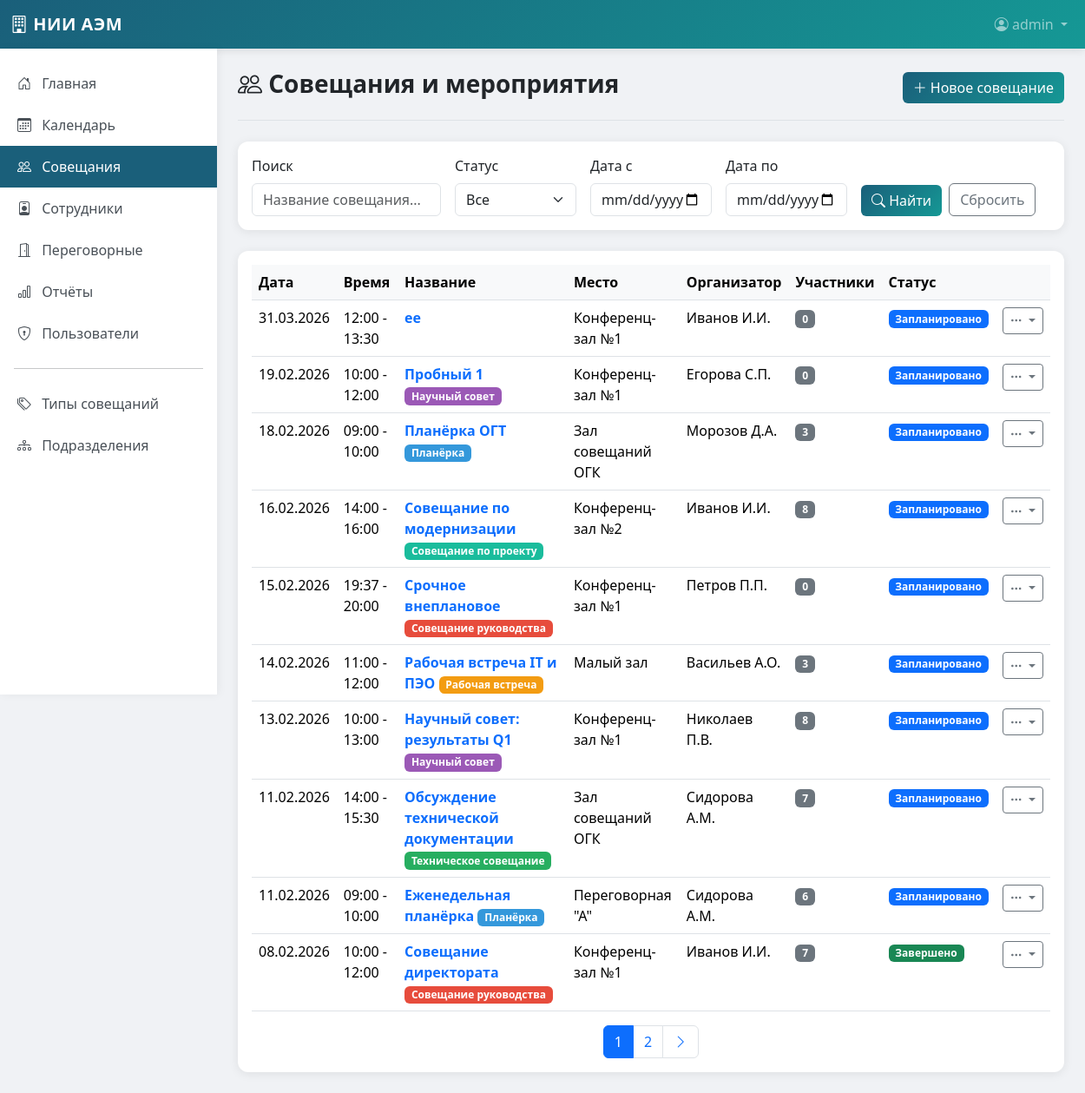
Screenshot of /meetings/ (signed in) with the database file from the repository.
### app/models.py (models this page shows, shortened)
class User(UserMixin, db.Model):
    id = db.Column(db.Integer, primary_key=True)
    username = db.Column(db.String(64), unique=True, nullable=False, index=True)
    email = db.Column(db.String(120), unique=True, nullable=False, index=True)
    password_hash = db.Column(db.String(256))
    role = db.Column(db.String(20), default='user')  # admin, manager, user
    employee_id = db.Column(db.Integer, db.ForeignKey('employee.id'), nullable=True)
    is_active = db.Column(db.Boolean, default=True)  # True = активен, False = заблокирован
    created_at = db.Column(db.DateTime, default=lambda: datetime.now(timezone.utc))
    employee = db.relationship('Employee', backref='user_account', uselist=False)
    def is_admin(self):
        return self.role == 'admin'

class Meeting(db.Model):
    id = db.Column(db.Integer, primary_key=True)
    title = db.Column(db.String(300), nullable=False)
    description = db.Column(db.Text)
    agenda = db.Column(db.Text)  # Повестка дня
    date = db.Column(db.Date, nullable=False, index=True)
    start_time = db.Column(db.Time, nullable=False)
    end_time = db.Column(db.Time, nullable=False)
    type_id = db.Column(db.Integer, db.ForeignKey('meeting_type.id'))
    room_id = db.Column(db.Integer, db.ForeignKey('room.id'))
    organizer_id = db.Column(db.Integer, db.ForeignKey('employee.id'), nullable=False)
    status = db.Column(db.String(20), default='planned')  # planned, ongoing, completed, cancelled
    is_recurring = db.Column(db.Boolean, default=False)
    recurrence_pattern = db.Column(db.String(50))  # weekly, monthly, etc.
    created_at = db.Column(db.DateTime, default=lambda: datetime.now(timezone.utc))
    updated_at = db.Column(db.DateTime, default=lambda: datetime.now(timezone.utc),
                           onupdate=lambda: datetime.now(timezone.utc))
    participants = db.relationship('Employee', secondary=meeting_participants,
                                  backref=db.backref('meetings', lazy='dynamic'))
    protocol = db.relationship('Protocol', backref='meeting', uselist=False)
    @property
    def status_display(self):
        statuses = {
            'planned': 'Запланировано',
            'ongoing': 'Проводится',
            'completed': 'Завершено',
            'cancelled': 'Отменено'
        }
        return statuses.get(self.status, self.status)

class Room(db.Model):
    id = db.Column(db.Integer, primary_key=True)
    name = db.Column(db.String(100), nullable=False)
    building = db.Column(db.String(100))
    floor = db.Column(db.Integer)
    room_number = db.Column(db.String(20))
    capacity = db.Column(db.Integer, default=10)
    has_projector = db.Column(db.Boolean, default=False)
    has_video_conf = db.Column(db.Boolean, default=False)
    has_whiteboard = db.Column(db.Boolean, default=True)
    description = db.Column(db.Text)
    is_active = db.Column(db.Boolean, default=True)
    meetings = db.relationship('Meeting', backref='room', lazy='dynamic')

class Employee(db.Model):
    id = db.Column(db.Integer, primary_key=True)
    last_name = db.Column(db.String(100), nullable=False)
    first_name = db.Column(db.String(100), nullable=False)
    middle_name = db.Column(db.String(100))
    position = db.Column(db.String(200), nullable=False)
    department_id = db.Column(db.Integer, db.ForeignKey('department.id'))
    email = db.Column(db.String(120), unique=True)
    phone = db.Column(db.String(20))
    office = db.Column(db.String(20))
    is_active = db.Column(db.Boolean, default=True)
    created_at = db.Column(db.DateTime, default=lambda: datetime.now(timezone.utc))
    organized_meetings = db.relationship('Meeting', backref='organizer', lazy='dynamic',
                                        foreign_keys='Meeting.organizer_id')
    @property
    def short_name(self):
        result = f'{self.last_name} {self.first_name[0]}.'
        if self.middle_name:
            result += f'{self.middle_name[0]}.'
        return result

class MeetingType(db.Model):
    id = db.Column(db.Integer, primary_key=True)
    name = db.Column(db.String(100), nullable=False)
    color = db.Column(db.String(7), default='#3788d8')  # HEX цвет для календаря
    description = db.Column(db.Text)
    meetings = db.relationship('Meeting', backref='meeting_type', lazy='dynamic')

### app/routes/meetings.py (the view)
@bp.route('/')
@login_required
def index():
    page = request.args.get('page', 1, type=int)
    status = request.args.get('status', '')
    date_from = request.args.get('date_from', '')
    date_to = request.args.get('date_to', '')
    search = request.args.get('search', '').strip()
    query = Meeting.query
    if status:
        query = query.filter(Meeting.status == status)
    try:  # Fix #7
        if date_from:
            query = query.filter(Meeting.date >= datetime.strptime(date_from, '%Y-%m-%d').date())
        if date_to:
            query = query.filter(Meeting.date <= datetime.strptime(date_to, '%Y-%m-%d').date())
    except ValueError:
        flash('Некорректный формат даты', 'warning')
    if search:
        safe_search = _escape_like(search)  # Fix #2
        query = query.filter(Meeting.title.ilike(f'%{safe_search}%', escape='\\'))
    meetings = query.order_by(Meeting.date.desc(), Meeting.start_time.desc()).paginate(
        page=page, per_page=10, error_out=False
    )
    return render_template('meetings/index.html', meetings=meetings)

### app/templates/meetings/index.html (shortened to what this page needs)
{% extends "base.html" %}
{% block content %}
<div class="page-header d-flex justify-content-between align-items-center">
    <h1><i class="bi bi-people"></i> Совещания и мероприятия</h1>
    <a href="{{ url_for('meetings.create') }}" class="btn btn-primary">
        <i class="bi bi-plus-lg"></i> Новое совещание
    </a>
</div>
<div class="card mb-4">
    <div class="card-body">
        <form method="GET" class="row g-3">
            <div class="col-md-3">
                <label class="form-label">Поиск</label>
                <input type="text" class="form-control" name="search"
                       value="{{ request.args.get('search', '') }}" placeholder="Название совещания...">
            </div>
            <div class="col-md-2">
                <label class="form-label">Статус</label>
                <select class="form-select" name="status">
                    <option value="">Все</option>
                </select>
            </div>
            <div class="col-md-2">
                <label class="form-label">Дата с</label>
                <input type="date" class="form-control" name="date_from"
                       value="{{ request.args.get('date_from', '') }}">
            </div>
            <div class="col-md-2">
                <label class="form-label">Дата по</label>
                <input type="date" class="form-control" name="date_to"
                       value="{{ request.args.get('date_to', '') }}">
            </div>
            <div class="col-md-3 d-flex align-items-end">
                <button type="submit" class="btn btn-primary me-2">
                    <i class="bi bi-search"></i> Найти
                </button>
                <a href="{{ url_for('meetings.index') }}" class="btn btn-outline-secondary">Сбросить</a>
            </div>
        </form>
    </div>
</div>
<div class="card">
    <div class="card-body">
        {% if meetings.items %}
        <div class="table-responsive">
            <table class="table table-hover">
                <thead>
                    <tr>
                        <th>Дата</th>
                        <th>Время</th>
                        <th>Название</th>
                        <th>Место</th>
                        <th>Организатор</th>
                        <th>Участники</th>
                        <th>Статус</th>
                        <th></th>
                    </tr>
                </thead>
                <tbody>
                    {% for meeting in meetings.items %}
                    <tr class="{{ 'table-secondary' if meeting.status == 'cancelled' }}">
                        <td>{{ meeting.date.strftime('%d.%m.%Y') }}</td>
                        <td>{{ meeting.start_time.strftime('%H:%M') }} - {{ meeting.end_time.strftime('%H:%M') }}</td>
                        <td>
                            <a href="{{ url_for('meetings.view', id=meeting.id) }}" class="text-decoration-none fw-semibold">
                                {{ meeting.title }}
                            </a>
                            {% if meeting.meeting_type %}
                            <span class="badge" style="background-color: {{ meeting.meeting_type.color }}">
                                {{ meeting.meeting_type.name }}
                            </span>
                            {% endif %}
                        </td>
                        <td>{{ meeting.room.name if meeting.room else '-' }}</td>
                        <td>{{ meeting.organizer.short_name if meeting.organizer else '-' }}</td>
                        <td>
                            <span class="badge bg-secondary">{{ meeting.participants|length }}</span>
                        </td>
                        <td>
                            <span class="badge bg-{{ 'success' if meeting.status == 'completed' else 'warning' if meeting.status == 'ongoing' else 'secondary' if meeting.status == 'cancelled' else 'primary' }}">
                                {{ meeting.status_display }}
                            </span>
                        </td>
                        <td>
                            <div class="dropdown">
                                <button class="btn btn-sm btn-outline-secondary dropdown-toggle" type="button"
                                        data-bs-toggle="dropdown">
                                    <i class="bi bi-three-dots"></i>
                                </button>
                            </div>
                        </td>
                    </tr>
                    {% endfor %}
                </tbody>
            </table>
        </div>
        {% if meetings.pages > 1 %}
        <nav aria-label="Навигация по страницам">
            <ul class="pagination justify-content-center mb-0">
                {% for page_num in meetings.iter_pages(left_edge=1, right_edge=1, left_current=2, right_current=2) %}
                    {% if page_num %}
                    <li class="page-item {{ 'active' if page_num == meetings.page }}">
                        <a class="page-link" href="{{ url_for('meetings.index', page=page_num, **dict(request.args|items|rejectattr(0, 'equalto', 'page'))) }}">
                            {{ page_num }}
                        </a>
                    </li>
                    {% else %}
                    <li class="page-item disabled"><span class="page-link">...</span></li>
                    {% endif %}
                {% endfor %}
                {% if meetings.has_next %}
                <li class="page-item">
                    <a class="page-link" href="{{ url_for('meetings.index', page=meetings.next_num, **dict(request.args|items|rejectattr(0, 'equalto', 'page'))) }}">
                        <i class="bi bi-chevron-right"></i>
                    </a>
                </li>
                {% endif %}
            </ul>
        </nav>
        {% endif %}
        {% endif %}
    </div>
</div>
{% endblock %}

### app/templates/base.html (shortened to what this page needs)
<!DOCTYPE html>
<html lang="ru">
<head>
    <link href="https://cdn.jsdelivr.net/npm/bootstrap@5.3.2/dist/css/bootstrap.min.css" rel="stylesheet">
    <link href="https://cdn.jsdelivr.net/npm/bootstrap-icons@1.11.1/font/bootstrap-icons.css" rel="stylesheet">
    <link href="https://cdn.jsdelivr.net/npm/fullcalendar@6.1.10/index.global.min.css" rel="stylesheet">
</head>
<body>
    <nav class="navbar navbar-expand-lg navbar-dark">
        <div class="container-fluid">
            <a class="navbar-brand" href="{{ url_for('main.index') }}">
                <i class="bi bi-building"></i> НИИ АЭМ
            </a>
            <div class="collapse navbar-collapse" id="navbarNav">
                <ul class="navbar-nav ms-auto">
                    {% if current_user.is_authenticated %}
                    <li class="nav-item dropdown">
                        <a class="nav-link dropdown-toggle" href="#" id="userDropdown" role="button"
                           data-bs-toggle="dropdown" aria-expanded="false">
                            <i class="bi bi-person-circle"></i> {{ current_user.username }}
                        </a>
                    </li>
                    {% endif %}
                </ul>
            </div>
        </div>
    </nav>
    <div class="d-flex">
        {% if current_user.is_authenticated %}
        <nav class="sidebar d-none d-md-block">
            <ul class="nav flex-column">
                <li class="nav-item">
                    <a class="nav-link {{ 'active' if request.endpoint == 'main.index' }}"
                       href="{{ url_for('main.index') }}">
                        <i class="bi bi-house-door"></i> Главная
                    </a>
                </li>
                <li class="nav-item">
                    <a class="nav-link {{ 'active' if request.endpoint == 'main.calendar' }}"
                       href="{{ url_for('main.calendar') }}">
                        <i class="bi bi-calendar3"></i> Календарь
                    </a>
                </li>
                <li class="nav-item">
                    <a class="nav-link {{ 'active' if 'meetings' in request.endpoint }}"
                       href="{{ url_for('meetings.index') }}">
                        <i class="bi bi-people"></i> Совещания
                    </a>
                </li>
                <li class="nav-item">
                    <a class="nav-link {{ 'active' if 'employees' in request.endpoint }}"
                       href="{{ url_for('employees.index') }}">
                        <i class="bi bi-person-badge"></i> Сотрудники
                    </a>
                </li>
                <li class="nav-item">
                    <a class="nav-link {{ 'active' if 'rooms' in request.endpoint }}"
                       href="{{ url_for('rooms.index') }}">
                        <i class="bi bi-door-open"></i> Переговорные
                    </a>
                </li>
                <li class="nav-item">
                    <a class="nav-link {{ 'active' if 'reports' in request.endpoint }}"
                       href="{{ url_for('reports.index') }}">
                        <i class="bi bi-bar-chart"></i> Отчёты
                    </a>
                </li>
                {% if current_user.is_admin() %}
                <li class="nav-item">
                    <a class="nav-link {{ 'active' if 'admin' in request.endpoint }}"
                       href="{{ url_for('admin.users') }}">
                        <i class="bi bi-shield-lock"></i> Пользователи
                    </a>
                </li>
                {% endif %}
                <hr class="mx-3">
                <li class="nav-item">
                    <a class="nav-link" href="{{ url_for('meetings.types') }}">
                        <i class="bi bi-tags"></i> Типы совещаний
                    </a>
                </li>
                <li class="nav-item">
                    <a class="nav-link" href="{{ url_for('employees.departments') }}">
                        <i class="bi bi-diagram-3"></i> Подразделения
                    </a>
                </li>
            </ul>
        </nav>
        {% endif %}
        <main class="main-content flex-grow-1">
            {% block content %}{% endblock %}
        </main>
    </div>
</body>
</html>

### rows the page displays
User: username "admin"
Meeting: date "31.03.2026", start_time "12:00", end_time "13:30", title "ее", room "Конференц-зал №1", organizer "Иванов И.И.", participants|length "0", status_display "Запланировано"
Meeting: date "19.02.2026", start_time "10:00", end_time "12:00", title "Пробный 1", meeting_type.name "Научный совет", room "Конференц-зал №1", organizer "Егорова С.П.", participants|length "0", status_display "Запланировано"
Meeting: date "18.02.2026", start_time "09:00", end_time "10:00", title "Планёрка ОГТ", meeting_type.name "Планёрка", room "Зал совещаний ОГК", organizer "Морозов Д.А.", participants|length "3", status_display "Запланировано"
Meeting: date "16.02.2026", start_time "14:00", end_time "16:00", title "Совещание по модернизации", meeting_type.name "Совещание по проекту", room "Конференц-зал №2", organizer "Иванов И.И.", participants|length "8", status_display "Запланировано"
Meeting: date "15.02.2026", start_time "19:37", end_time "20:00", title "Срочное внеплановое", meeting_type.name "Совещание руководства", room "Конференц-зал №1", organizer "Петров П.П.", participants|length "0", status_display "Запланировано"
Meeting: date "14.02.2026", start_time "11:00", end_time "12:00", title "Рабочая встреча IT и ПЭО", meeting_type.name "Рабочая встреча", room "Малый зал", organizer "Васильев А.О.", participants|length "3", status_display "Запланировано"
Meeting: date "13.02.2026", start_time "10:00", end_time "13:00", title "Научный совет: результаты Q1", meeting_type.name "Научный совет", room "Конференц-зал №1", organizer "Николаев П.В.", participants|length "8", status_display "Запланировано"
Meeting: date "11.02.2026", start_time "14:00", end_time "15:30", title "Обсуждение технической документации", meeting_type.name "Техническое совещание", room "Зал совещаний ОГК", organizer "Сидорова А.М.", participants|length "7", status_display "Запланировано"
Meeting: date "11.02.2026", start_time "09:00", end_time "10:00", title "Еженедельная планёрка", meeting_type.name "Планёрка", room "Переговорная \"А\"", organizer "Сидорова А.М.", participants|length "6", status_display "Запланировано"
Meeting: date "08.02.2026", start_time "10:00", end_time "12:00", title "Совещание директората", meeting_type.name "Совещание руководства", room "Конференц-зал №1", organizer "Иванов И.И.", participants|length "7", status_display "Завершено"

### other values shown
{{ page_num }} "1" "2"
